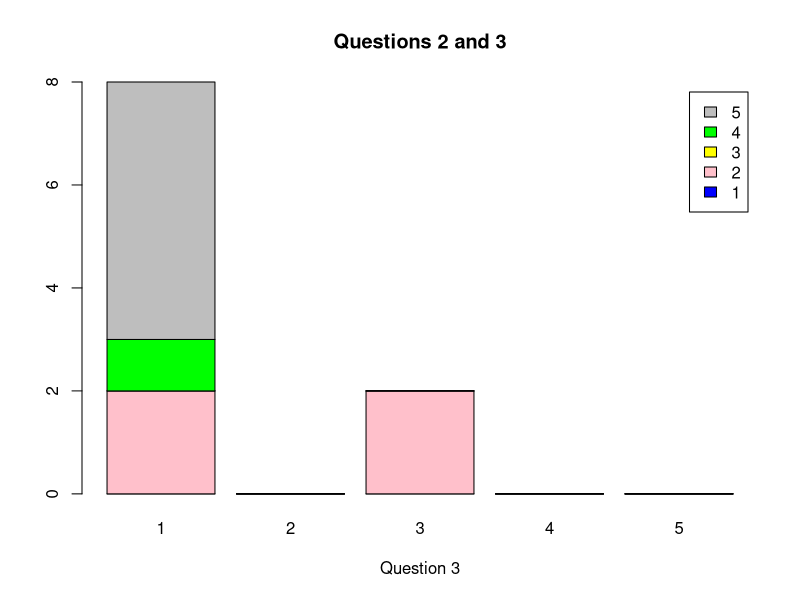
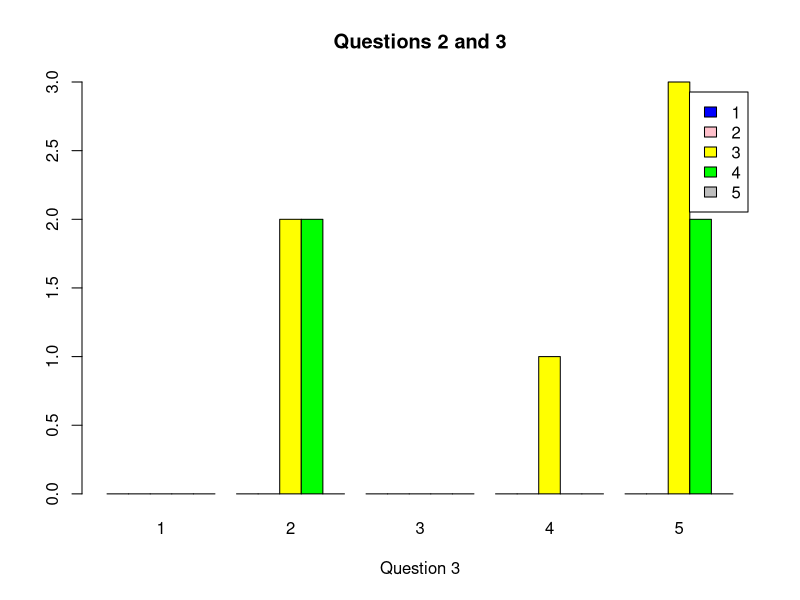
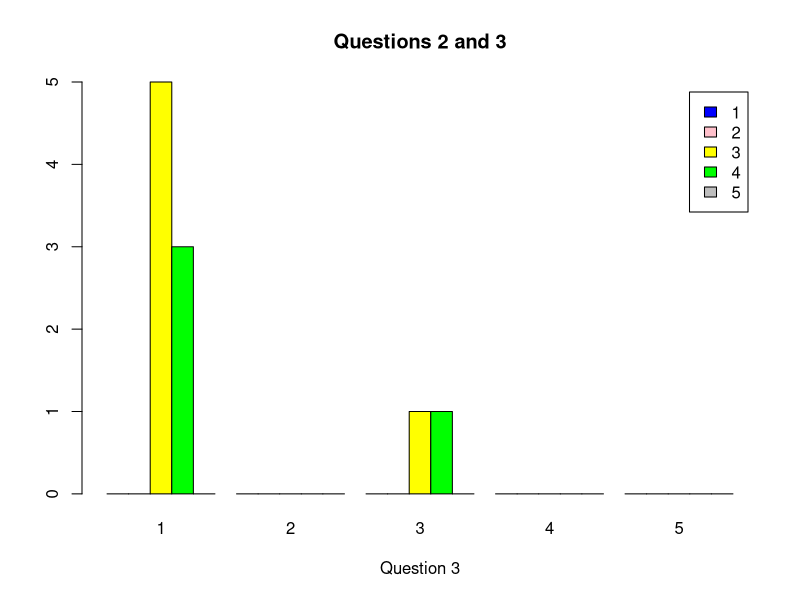
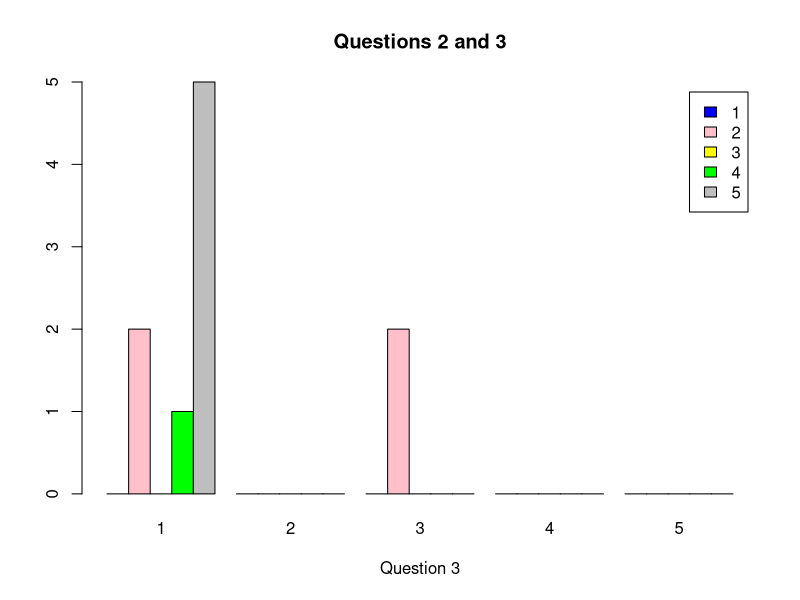

Write R code to recreate these figures, in order.
q1 <- factor(c(3, 3, 3, 4, 3, 4, 3, 4, 3, 4), levels = c(1, 2, 3, 4, 5))
q2 <- factor(c(5, 2, 5, 5, 2, 2, 5, 5, 4, 2), levels = c(1, 2, 3, 4, 5))
q3 <- factor(c(1, 3, 1, 1, 1, 3, 1, 1, 1, 1), levels = c(1, 2, 3, 4, 5))
eval <- data.frame(q1, q2, q3)
#Make a table of the results of questions 1, 2 and 3 separately
table(q1)
table(q2)
table(q3)
#Make a contingency table of questions 1 and 2
table(q1, q2)
#Make a stacked barplot of questions 2 and 3
barplot(table(q2,q3), main = "Questions 2 and 3", xlab = "Question 3", col = c("Blue", "Pink", "Yellow", "Green", "Gray"), legend.text = c(1,2,3,4,5))
#Make a side-by-side barplot of all 3 questions
barplot(table(q1,q2), beside = TRUE, main = "Questions 2 and 3", xlab = "Question 3", col = c("Blue", "Pink", "Yellow", "Green", "Gray"), legend.text = c(1,2,3,4,5))
barplot(table(q1,q3), beside = TRUE, main = "Questions 2 and 3", xlab = "Question 3", col = c("Blue", "Pink", "Yellow", "Green", "Gray"), legend.text = c(1,2,3,4,5))
barplot(table(q2,q3), beside = TRUE, main = "Questions 2 and 3", xlab = "Question 3", col = c("Blue", "Pink", "Yellow", "Green", "Gray"), legend.text = c(1,2,3,4,5))
